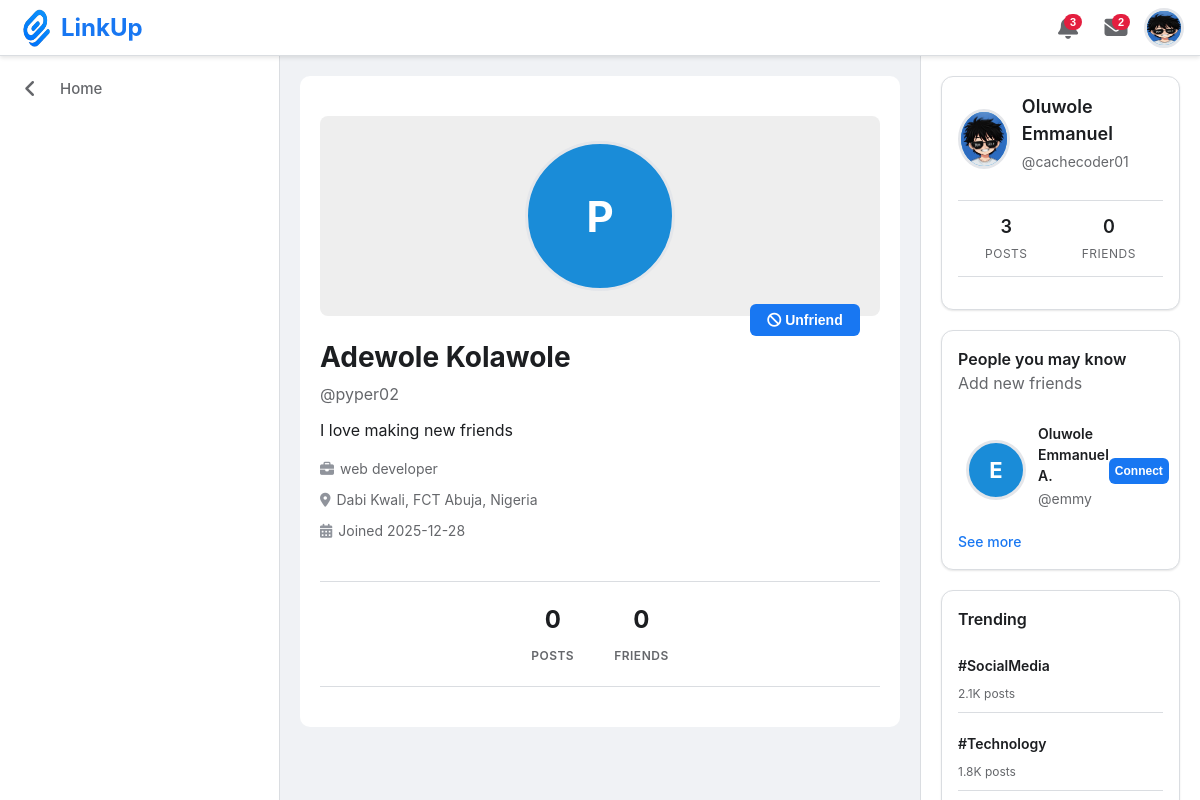
The page /profile_view.php?id=6 (signed in) on the database its author committed.
### tables this page shows
CREATE TABLE `users` (
  `id` int(11) NOT NULL,
  `date` date NOT NULL DEFAULT current_timestamp(),
  `profile` int(1) NOT NULL,
  `username` varchar(20) NOT NULL,
  `email` varchar(100) NOT NULL,
  `password` varchar(255) NOT NULL,
  `full_name` varchar(50) NOT NULL,
  `profile_img` varchar(255) NOT NULL,
  `bio` text NOT NULL,
  `profession` varchar(20) NOT NULL,
  `location` varchar(50) NOT NULL
);

### post.php (called while the page is built, shortened)
<?php
    include 'config/db_connect.php';
    function getProfileInfo($poster_id) {
        global $conn;
            $stmt = $conn->prepare("SELECT * FROM users WHERE id = ? LIMIT 1");
            $stmt ->bind_param("i", $poster_id);
            $stmt ->execute();
            $result = $stmt -> get_result();
            if ($result -> num_rows === 1) {
                return $result->fetch_assoc();
            }
            return null;
    }
    function getFindFriends($user_id) {
        global $conn;
        $stmt = $conn->prepare("
            SELECT * FROM users WHERE id != ? AND id NOT IN (
                SELECT friend_id FROM friends WHERE user_id = ?
                UNION
                SELECT user_id FROM friends WHERE friend_id = ?
            )
            ORDER BY full_name ASC
        ");
        $stmt ->bind_param("iii", $user_id, $user_id, $user_id);
        $stmt ->execute();
        $result = $stmt->get_result();
        $users = [];
        while ($row = $result->fetch_assoc()) {
            $users[] = $row;
        }
        return $users;
    }
?>

### profile_view.php (the view, shortened to what this page needs)
<!DOCTYPE html>
<html lang="en">
<head>
    <link rel="stylesheet" href="assets/css/social-dashboard.css">
    <link rel="stylesheet" href="assets/fonts/css/all.min.css">
</head>
<body>
<?php
    include 'config/db_connect.php';
    $email = $_SESSION["email"];
    $user_id = $_SESSION['user_id'];
    $stmt = $conn->prepare("SELECT * FROM users WHERE email = ?");
    $stmt ->bind_param("s", $email);
    $stmt ->execute();
    $result = $stmt -> get_result();
    if ($result -> num_rows > 0) {
        while ($row = $result -> fetch_assoc()) {
            $username = $row["username"];
            $profile_img = $row["profile_img"];
            $name =  $row["full_name"];
            $p_avater = substr($username, 0, 1);
        }
    }
?>
    <header class="header">
        <div class="header-left">
            <img src="assets/images/logo1.png" alt="LinkUp Logo" class="header-logo">
            <h1 class="brand-name">LinkUp</h1>
        </div>
        <div class="header-right">
            <div class="header-icons">
                <button class="icon-btn">
                    <span class="notification-badge">3</span>
                </button>
                <button class="icon-btn">
                    <span class="notification-badge">2</span>
                </button>
            </div>
            <div class="user-menu user">
                <button class="icon-btn">
                    <div class="default-avatar-placeholder">
                        <?php
                            if (empty($profile_img)) {
                                echo '<p>'.strtoupper($p_avater).'</p>';
                            }else {
                                echo '<img src="assets/images/profiles/'.$profile_img.'">';
                            }
                        ?>
                    </div>
                </button>
            </div>
        </div>
    </header>
    <div class="main-container">
        <aside class="sidebar">
            <nav class="sidebar-nav">
                <a href="javascript:history.back()" class="nav-item tablink">
                    <i class="fa fa-angle-left"></i>
                    <span>Home</span>
                </a>
            </nav>
        </aside>
        <main class="main-feed">
            <?php
            include 'post.php';
                $poster_id = $_GET["id"];
                $profile = getProfileInfo($poster_id);
                $full_name = $profile['full_name'];
                $p_username = $profile['username'];
                $p_profile = $profile['profile_img'];
                $p_bio = $profile['bio'];
                $p_prof = $profile['profession'];
                $p_location = $profile['location'];
                $p_datejoined = $profile['date'];
                $pp_avatar = substr($p_username, 0, 1);
            ?>
            <section>
                <div class="profile-view">
                    <div class="modal-body">
                        <div class="profile-details">
                            <div class="profile-header-section">
                                <div class="profile-cover">
                                    <div class="cover-placeholder">
                                        <div class="default-avatar-placeholder">
                                            <?php
                                                if (empty($p_profile)) {
                                                    echo '<p>'.strtoupper($pp_avatar).'</p>';
                                                }else {
                                                    echo '<img src="assets/images/profiles/'.$p_profile.'">';
                                                }
                                            ?>
                                        </div>
                                    </div>
                                    <?php
                                        $stmt = $conn->prepare("SELECT * FROM friends WHERE request='approved'
                                            AND (
                                                (user_id = ? AND friend_id = ?)
                                            )
                                        ");
                                        $stmt->bind_param("ii", $user_id, $poster_id);
                                        $stmt->execute();
                                        $result = $stmt->get_result();
                                        if ($result -> num_rows > 0) {
                                            echo '<form method="POST" action="follow.php">
                                                    <input type="hidden" name="id" value="'.$poster_id.'">
                                                    <input type="hidden" name="action" value="unfriend">
                                                    <button type="submit" class="btn-primary connect">
                                                        <i class="fas fa-ban"></i>
                                                        <span>Unfriend</span>
                                                    </button>
                                                </form>
                                            ';
                                        }elseif($poster_id == $user_id) {
                                            echo null;
                                        }
                                    ?>
                                </div>
                                <div class="profile-info-section">
                                    <div class="profile-details-info">
                                        <h2><?= $full_name ?></h2>
                                        <p class="profile-username">@<?= $p_username ?></p>
                                        <p class="profile-bio"><?= ucfirst($p_bio) ?></p>
                                        <div class="profile-meta">
                                            <span class="meta-item">
                                                <i class="fas fa-briefcase"></i>
                                                <?php
                                                    if (empty($p_prof)) {
                                                        echo 'Not set yet';
                                                    }else {
                                                        echo $p_prof;
                                                    }
                                                ?>
                                            </span>
                                            <span class="meta-item">
                                                <i class="fas fa-map-marker-alt"></i>
                                                <?php
                                                    if (empty($p_location)) {
                                                        echo 'Not set yet';
                                                    }else {
                                                        echo $p_location;
                                                    }
                                                ?>
                                            </span>
                                            <span class="meta-item" id="profileJoined">
                                                <i class="fas fa-calendar-alt"></i> Joined <?= $p_datejoined ?>
                                            </span>
                                        </div>
                                    </div>
                                </div>
                            </div>
                            <div class="profile-stats-detailed">
                                <div class="stat-detail">
                                    <span class="stat-number-large">
                                        <?php
                                            $stmt = $conn->prepare("SELECT * FROM posts WHERE user_id = ?");
                                            $stmt ->bind_param("i", $poster_id);
                                            $stmt ->execute();
                                            $result = $stmt -> get_result();
                                            $count = $result -> num_rows;
                                            if ($count > 0) {
                                                echo $count;
                                            }else {
                                                echo '0';
                                            }
                                        ?>
                                    </span>
                                    <span class="stat-label-large">Posts</span>
                                </div>
                                <div class="stat-detail">
                                    <span class="stat-number-large">
                                        <?php
                                            $stmt = $conn->prepare("SELECT count(*) AS total_friends FROM friends WHERE user_id = ?");
                                            $stmt ->bind_param("i", $poster_id);
                                            $stmt ->execute();
                                            $result = $stmt->get_result()->fetch_assoc();
                                            $friends = $result['total_friends'];
                                            echo $friends;
                                        ?>
                                    </span>
                                    <span class="stat-label-large">Friends</span>
                                </div>
                            </div>
                        </div>
                    </div>
                </div>
            </div>
    <aside class="right-sidebar">
        <div class="profile-card">
            <div class="profile-header">
                    <div class="default-avatar-placeholder">
                        <?php
                            if (empty($profile_img)) {
                                echo '<p>'.strtoupper($p_avater).'</p>';
                            }else {
                                echo '<img src="assets/images/profiles/'.$profile_img.'">';
                            }
                        ?>
                    </div>
                <div class="profile-info">
                    <h4 class="profile-name"><?= $name ?></h4>
                    <p class="profile-username">@<?= $username ?></p>
                </div>
            </div>
            <div class="profile-stats">
                <div class="stat">
                    <span class="stat-number" id="postsCount">
                        <?php
                            $stmt = $conn->prepare("SELECT * FROM posts WHERE user_id = ?");
                            $stmt ->bind_param("i", $user_id);
                            $stmt ->execute();
                            $result = $stmt -> get_result();
                            $count = $result -> num_rows;
                            if ($count > 0) {
                                echo $count;
                            }else {
                                echo '0';
                            }
                        ?>
                    </span>
                    <span class="stat-label">Posts</span>
                </div>
                <div class="stat">
                    <span class="stat-number">0</span>
                    <span class="stat-label">Friends</span>
                </div>
            </div>
        </div>
        <div class="suggestions-card">
            <div class="card-header">
                <h4>People you may know</h4>
                <p>Add new friends</p>
            </div>
            <div class="suggestions-list">
            <?php
                    $users = getFindFriends($user_id);
                    if (!empty($users)) {
                        foreach ($users as $user) {
                            $f_id = $user["id"];
                            $f_name = $user['full_name'];
                            $f_username = $user["username"];
                            $f_profile_img = $user["profile_img"];
                            $F_p_avatar = substr($f_username, 0, 1);
                        echo '<div class="suggestion-item">
                                <a href="profile_view.php?id='.$f_id.'" class="suggestion-info">
                                    <div class="suggestion-avatar">
                                        <div class="default-avatar-placeholder">';
                                            if (empty($f_profile_img)) {
                                                echo '<p>'.strtoupper($F_p_avatar).'</p>';
                                            }else {
                                                echo '<img src="assets/images/profiles/'.$f_profile_img.'">';
                                            }
                                    echo '</div>
                                    </div>
                                    <div class="suggestion-details">
                                        <h5>'.ucwords($f_name).'</h5>
                                        <p>@'.$f_username.'</p>
                                    </div>
                                </a>
                                <form method="POST" action="follow.php">
                                    <input type="hidden" name="id" value="'.$f_id.'">
                                    <input type="hidden" name="action" value="follow">
                                    <button type="submit" class="follow-btn">Connect</button>
                                </form>
                            </div>';
                        }
                    }else {
                        echo '<p class="no-suggestions">No suggested friends</p>';
                    }
                ?>
            </div>
            <a href="#" class="see-all">See more</a>
        </div>
        <div class="trending-card">
            <div class="card-header">
                <h4>Trending</h4>
            </div>
            <div class="trending-list">
                <div class="trending-item">
                    <span class="trend-hashtag">#SocialMedia</span>
                    <span class="trend-count">2.1K posts</span>
                </div>
                <div class="trending-item">
                    <span class="trend-hashtag">#Technology</span>
                    <span class="trend-count">1.8K posts</span>
                </div>
            </div>
        </div>
    </aside>
</body>
</html>

### rows shown on the page
users: profile_img (picture), full_name "Oluwole Emmanuel", username "cachecoder01"
users: username "P", full_name "Adewole Kolawole", username "pyper02", bio "I love making new friends", profession "web developer", location "Dabi Kwali, FCT Abuja, Nigeria", date "2025-12-28"
users: username "E", full_name "Oluwole Emmanuel A.", username "emmy"

### other values the page prints
$friends "0"
$count "3"
